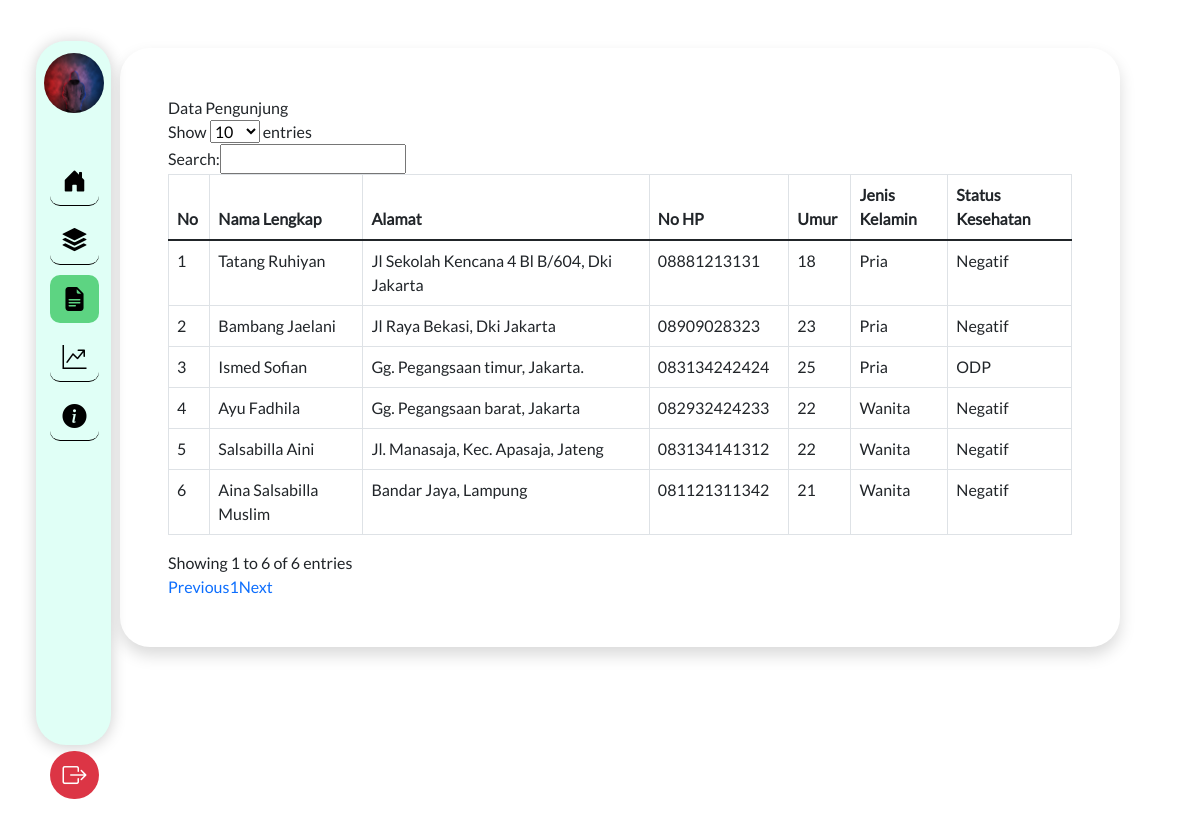
The app's page /index.php/pengunjung with its own data.
### tables this page shows
CREATE TABLE `pengunjung` (
  `idPengunjung` int(10) NOT NULL,
  `namaPengunjung` varchar(50) NOT NULL,
  `alamatPengunjung` varchar(100) NOT NULL,
  `noHpPengunjung` varchar(12) NOT NULL,
  `umurPengunjung` int(2) NOT NULL,
  `jenisKelaminPengunjung` enum('Pria','Wanita') NOT NULL,
  `statusKesehatan` enum('Negatif','Positif','ODP','OTG') NOT NULL
);

### application/controllers/Pengunjung.php (called while the page is built, shortened)
<?php
class Pengunjung extends CI_Controller
{
	public function __construct()
	{
		$this->load->model('Pengunjung_model');
		$this->load->library('form_validation');
		$this->load->library('session');
	}
	public function index()
	{
		$data['judul'] = 'Data Pengunjung';
		$data['pengunjung'] = $this->Pengunjung_model->getDataPengunjung()->result();
		$this->load->view('templates/header', $data);
		$this->load->view('pengunjung/index', $data);
		$this->load->view('templates/footer');
	}
}

### index.php (called while the page is built, shortened)
<?php
require_once BASEPATH.'core/CodeIgniter.php';

### application/models/Pengunjung_model.php (called while the page is built, shortened)
<?php
class Pengunjung_model extends CI_Model
{
	public function getDataPengunjung()
	{
		return $this->db->get('pengunjung');
	}
}

### application/views/pengunjung/index.php (the view)
<div class="d-flex mt-5">
    <div class="p-5 col-md-10 shadow mb-5 ml-container" style="border-radius: 30px;">
        <div class="row">
            <div class="col-lg-12">
                <div class="panel panel-default">
                    <div class="panel-heading">
                        Data Pengunjung
                    </div>
                    <div class="panel-body">
                        <table id="example" class="table table-bordered table-hover">
                            <thead>
                                <tr>
                                    <th scope="col">No</th>
                                    <th scope="col">Nama Lengkap</th>
                                    <th scope="col">Alamat</th>
                                    <th scope="col">No HP</th>
                                    <th scope="col">Umur</th>
                                    <th scope="col">Jenis Kelamin</th>
                                    <th scope="col">Status Kesehatan</th>
                                </tr>
                            </thead>
                            <tbody>
                                <?php
                                $i = 1;
                                foreach ($pengunjung as $data) { ?>
                                    <tr>
                                        <td><?php echo $i ?></td>
                                        <td><?php echo $data->namaPengunjung ?></td>
                                        <td><?php echo $data->alamatPengunjung ?></td>
                                        <td><?php echo $data->noHpPengunjung ?></td>
                                        <td><?php echo $data->umurPengunjung ?></td>
                                        <td><?php echo $data->jenisKelaminPengunjung ?></td>
                                        <td><?php echo $data->statusKesehatan ?></td>
                                    </tr>
                                <?php
                                    $i++;
                                }
                                ?>
                            </tbody>
                        </table>
                    </div>
                </div>
            </div>
        </div>
    </div>
</div>

### assets/css/style.css (style rules this page uses)
body { font-family: "LatoRegular" !important; }
.ml-container { margin-left: 10vw; }

### records on screen
pengunjung: namaPengunjung "Tatang Ruhiyan", alamatPengunjung "Jl Sekolah Kencana 4 Bl B/604, Dki Jakarta", noHpPengunjung "08881213131", umurPengunjung "18", jenisKelaminPengunjung "Pria", statusKesehatan "Negatif"
pengunjung: namaPengunjung "Bambang Jaelani", alamatPengunjung "Jl Raya Bekasi, Dki Jakarta", noHpPengunjung "08909028323", umurPengunjung "23", jenisKelaminPengunjung "Pria", statusKesehatan "Negatif"
pengunjung: namaPengunjung "Ismed Sofian", alamatPengunjung "Gg. Pegangsaan timur, Jakarta.", noHpPengunjung "083134242424", umurPengunjung "25", jenisKelaminPengunjung "Pria", statusKesehatan "ODP"
pengunjung: namaPengunjung "Ayu Fadhila", alamatPengunjung "Gg. Pegangsaan barat, Jakarta", noHpPengunjung "082932424233", umurPengunjung "22", jenisKelaminPengunjung "Wanita", statusKesehatan "Negatif"
pengunjung: namaPengunjung "Salsabilla Aini", alamatPengunjung "Jl. Manasaja, Kec. Apasaja, Jateng", noHpPengunjung "083134141312", umurPengunjung "22", jenisKelaminPengunjung "Wanita", statusKesehatan "Negatif"
pengunjung: namaPengunjung "Aina Salsabilla Muslim", alamatPengunjung "Bandar Jaya, Lampung", noHpPengunjung "081121311342", umurPengunjung "21", jenisKelaminPengunjung "Wanita", statusKesehatan "Negatif"
